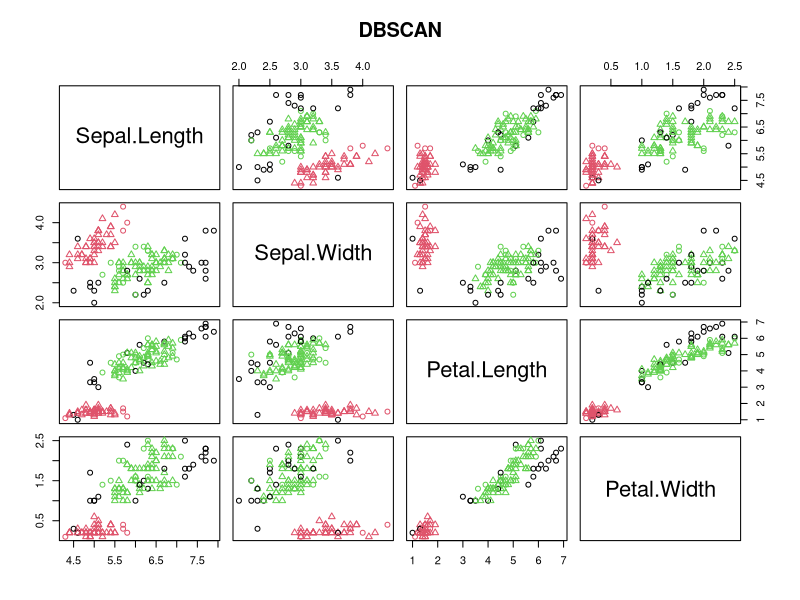
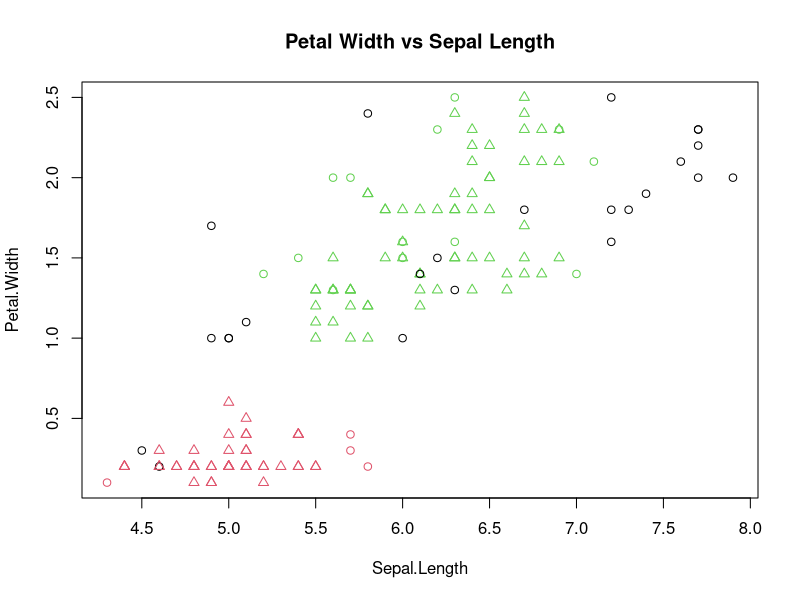
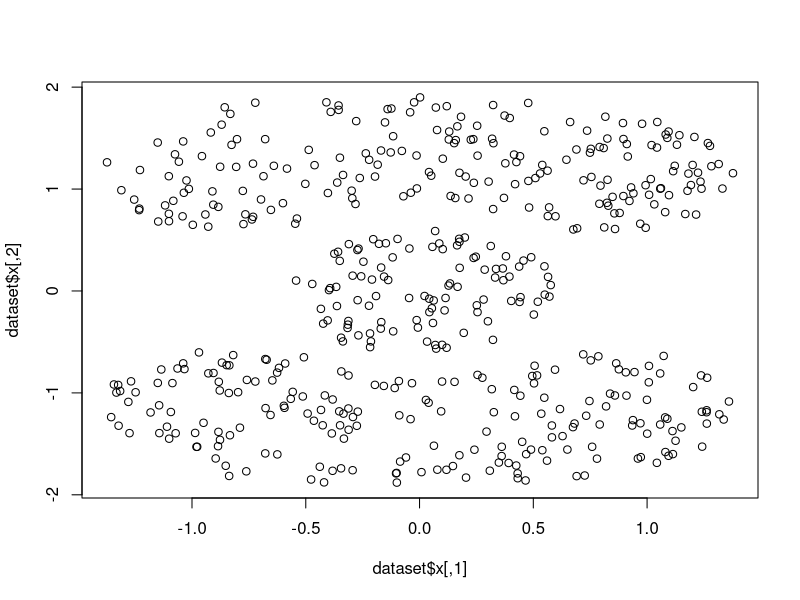

The R script that drew these images, in order: (Note: this script raises an error after producing the figures.)

## DBSCAN
###################################################
# Step 1: load fpc package
#install.packages("fpc")
library(fpc)

# Remove label from iris dataset
iris2 <- iris[-5] # remove class tags

# Step 2: Apply DbScan clustering
ds_model <- dbscan(iris2, eps=0.45, MinPts=5)


# Interpretation of Model
ds_model
# 1 to 3 : identified clusters
# 0: noises or outliers, objects that are not assigned to any clusters

# Check the cluster
ds_model$cluster

# compare clusters with original class labels
table(ds_model$cluster, iris$Species)

# Plot Cluster
plot(ds_model, iris2, main = "DBSCAN")
plot(ds_model, iris2[c(1,4)], main = "Petal Width vs Sepal Length")
############################################################################################
#############################################################################################
#Install and load mlbench and fpc package
#install.packages("mlbench")
library(mlbench)

#install.packages("fpc")
library(fpc)

#Use mlbench libary to draw a cassini problem graph
set.seed(2)
dataset = mlbench.cassini(500)
plot(dataset$x)

?dbscan()
ds = dbscan(dist(dataset$x),eps= 0.2, MinPts = 2,countmode = NULL,method = "dist")
ds
ds$cluster

plot(ds, dataset$x)

y = matrix(0, nrow = 3, ncol = 2)
y[1,] = c(0,0)
y[2,] = c(0,-1.5)
y[3,] = c(1,1)
y

#Use DBScan to predict which cluster the data belongs to
predict(ds, dataset$x, y)
 
